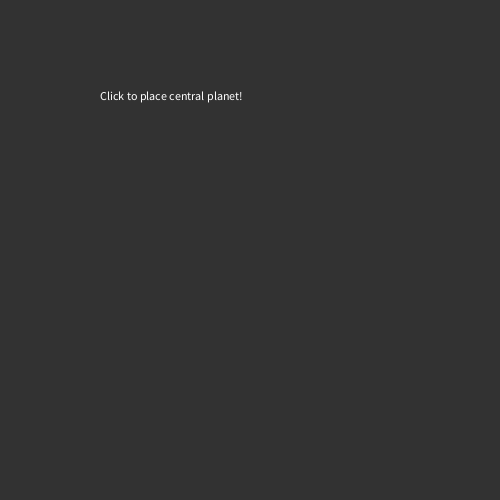
Frame 1 (no input)
Frame 60 (the mouse pressed at the canvas centre just before this capture): identical to frame 1, image omitted
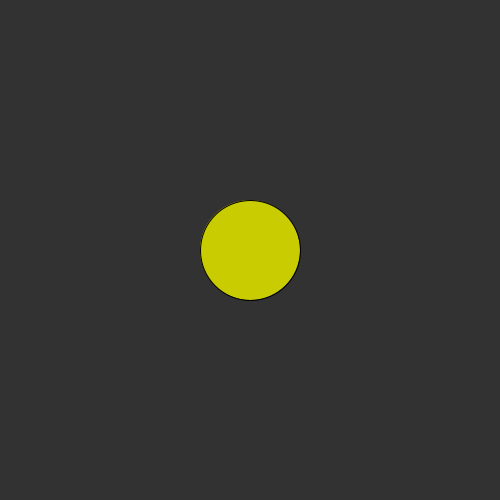
Frame 120 (the mouse held since frame 60 and released just before this capture)

The Processing sketch that drew these frames (run headless with seeded random() and noise(); from frame 60 on, the mouse is pressed at the canvas centre):

// Processing sketch: OrbitSimulator
// ── OrbitSimulator.pde
import java.util.*;
import java.lang.*;

System a;
boolean center;
int cX, cY;

void setup(){
  size(500, 500);
  center = false;
}

void draw(){
  background(50);
  if(!center){
    text("Click to place central planet!", 100, 100);
  }
  if(center){
    fill(200, 204, 0);
    ellipse(cX, cY, 100, 100);
  }
}

void mousePressed(){
   if(!center){
    cX = mouseX;
    cY = mouseY;
    center = true;
  }
}

public class System{

    private ArrayList<Body> bodies;

    public System(){
  bodies = new ArrayList<Body>();
    }

    //basic getter

    public Body getBody(int index){
  return bodies.get(index);
    }

    //basic setter

    public void addBody(Body thing){
  bodies.add(thing);
    }

    //main function!
    public void run(){
  //write this later
  for (int x = 0; x < bodies.size(); x++){
      for (int y = 0; y < bodies.size(); y++){
    getBody(x).orbit(getBody(y));
      }
  }
    }
    
}

public class Body{

    private int mass;
    private double xvelocity;
    private double yvelocity;
    private double xacc;
    private double yacc;
    private double x;
    private double y;

    public Body(int m, double xpos, double ypos, double xvel, double yvel){
  mass = m;
  x = xpos;
  y = ypos;
  xvelocity = xvel;
  yvelocity = yvel;
    }

    //a bunch of getters

    public double getXVel(){
  return xvelocity;
    }
    public double getYVel(){
  return yvelocity;
    }
    public double getXAcc(){
  return xacc;
    }
    public double getYAcc(){
  return yacc;
    }
    public double getX(){
  return x;
    }
    public double getY(){
  return y;
    }
    public int getMass(){
  return mass;
    }

    //a bunch of setters

    public void setXVel(double newXVel){
  xvelocity = newXVel;
    }
    public void setYVel(double newYVel){
  yvelocity = newYVel;
    }
    public void setXAcc(double newXAcc){
  xacc = newXAcc;
    }
    public void setYAcc(double newYAcc){
  yacc = newYAcc;
    }
    public void setX(double newX){
  x = newX;
    }
    public void setY(double newY){
  y = newY;
    }
    public void setMass(int newMass){
  mass = newMass;
    }

    //main function!
    public void orbit(Body other){
  //write this later
  y += yvelocity;
  x += xvelocity;
  xvelocity += xacc;
  yvelocity += yacc;
    }

}
